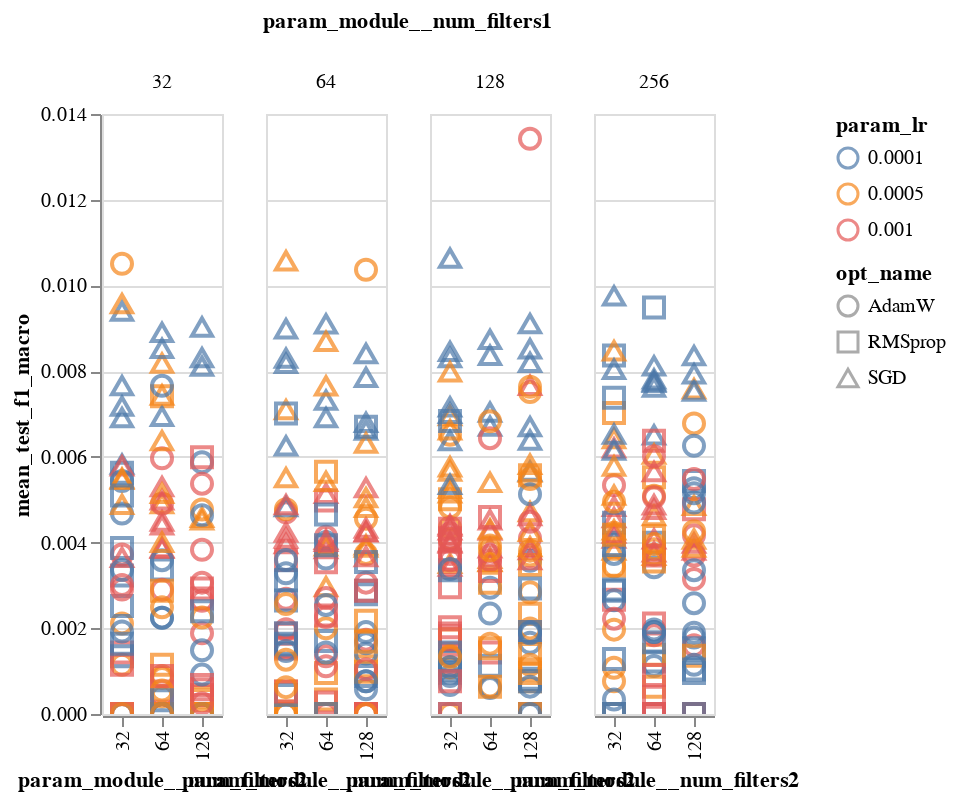

Source (notebook cell):
### Code cell
alt.Chart(sm_res_df).mark_point(size=100).encode(
    x=alt.X('param_module__num_filters2:O'),#title="kernel size 1"),
    y='mean_test_f1_macro:Q',
    color=alt.Color('param_lr:N',scale=alt.Scale(scheme='tableau10')),
    column='param_module__num_filters1:N',
#     detail='model_desc:N',
    shape="opt_name:N",
    tooltip=["rank_test_score:O","param_module__num_filters1:N","param_module__kernel_size1:N","param_lr:N","param_module__fc_node_num1:N"]
    
).interactive()

### Figure 1 — Vega-Lite specification as saved in the notebook (floating-point values rounded to 4 significant figures; data arrays with more than 128 entries replaced by an {"elided": "..."} marker saying what was removed)
{"config": {"view": {"continuousWidth": 400, "continuousHeight": 300}}, "data": {"name": "data-b549f45f709b5de3844150f4087ccd75"}, "mark": {"type": "point", "size": 100}, "encoding": {"color": {"type": "nominal", "field": "param_lr", "scale": {"scheme": "tableau10"}}, "column": {"type": "nominal", "field": "param_module__num_filters1"}, "shape": {"type": "nominal", "field": "opt_name"}, "tooltip": [{"type": "ordinal", "field": "rank_test_score"}, {"type": "nominal", "field": "param_module__num_filters1"}, {"type": "nominal", "field": "param_module__kernel_size1"}, {"type": "nominal", "field": "param_lr"}, {"type": "nominal", "field": "param_module__fc_node_num1"}], "x": {"type": "ordinal", "field": "param_module__num_filters2"}, "y": {"type": "quantitative", "field": "mean_test_f1_macro"}}, "selection": {"selector004": {"type": "interval", "bind": "scales", "encodings": ["x", "y"]}}, "$schema": "https://vega.github.io/schema/vega-lite/v4.8.1.json", "datasets": {"data-b549f45f709b5de3844150f4087ccd75": {"elided": "500 records"}}}
